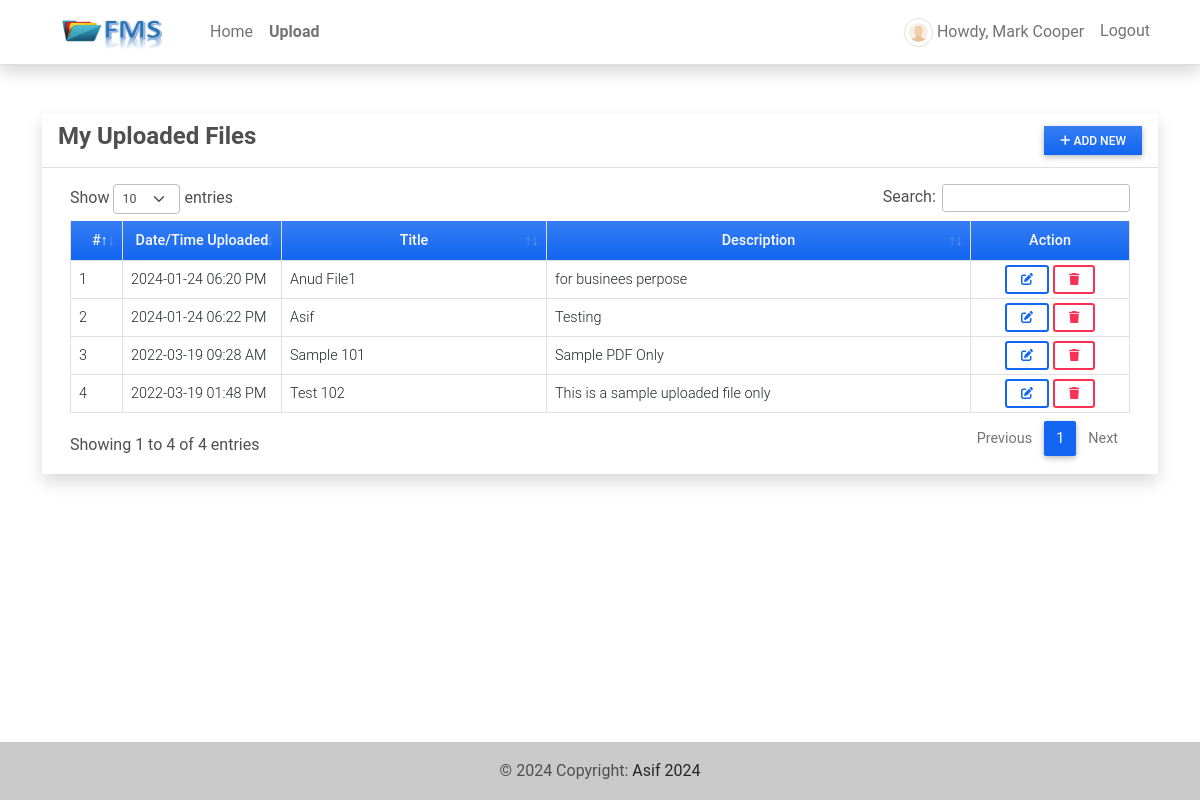
Screenshot of /my_posts (signed in) with the database file from the repository.
### fmsApp/models.py (models this page shows, shortened)
class Post(models.Model):
    user = models.ForeignKey(User, on_delete=models.CASCADE)
    title = models.CharField(max_length=250)
    description = models.TextField(blank=True, null=True)
    file_path = models.FileField(upload_to='uploads/',blank=True, null=True)
    date_created = models.DateTimeField(default=timezone.now)
    date_updated = models.DateTimeField(auto_now=True)

### fmsApp/views.py (the view)
# urls.py: path('my_posts', views.posts_mgt, name='posts-page'),
@login_required
def posts_mgt(request):
    context['page_title'] = 'Uploads'
    posts = Post.objects.filter(user = request.user).order_by('title', '-date_created').all()
    context['posts'] = posts
    return render(request, 'posts_mgt.html', context)

### fmsApp/forms.py (shortened to what this page needs)
class UpdateProfile(UserChangeForm):
    username = forms.CharField(max_length=250,help_text="The Username field is required.")
    email = forms.EmailField(max_length=250,help_text="The Email field is required.")
    first_name = forms.CharField(max_length=250,help_text="The First Name field is required.")
    last_name = forms.CharField(max_length=250,help_text="The Last Name field is required.")
    current_password = forms.CharField(max_length=250)
    class Meta:
        model = User
        fields = ('email', 'username','first_name', 'last_name')

### fmsApp/templates/posts_mgt.html (shortened to what this page needs)
{% extends 'base.html' %} {% block pageContent %}
<div class="col-lg-12 col-md-12 col-sm-12 col-xs-12">
    <div class="card card-default rounded-0 shadow ">
        <div class="card-header">
            <div class="d-flex w-100 align-items-center justify-content-between">
                <h4 class="card-title fw-bold">My Uploaded Files</h4>
                <div class="tools">
                    <button type="button" class="btn btn-primary rounded-0 bg-gradient btn-sm" id='add_new'><i class="fa fa-plus"></i> Add New</button>
                </div>
            </div>
        </div>
        <div class="card-body">
            <div class="container-fluid">
                <table class="table table-bordered" id="post-list">
                    <colgroup>
                        <col width="5%">
                        <col width="15%">
                        <col width="25%">
                        <col width="40%">
                        <col width="15%">
                    </colgroup>
                    <thead>
                        <tr class="bg-gradient bg-primary bg-opacity-50 text-light">
                            <th class="px-2 py-2 text-center">#</th>
                            <th class="px-2 py-2 text-center">Date/Time Uploaded</th>
                            <th class="px-2 py-2 text-center">Title</th>
                            <th class="px-2 py-2 text-center">Description</th>
                            <th class="px-2 py-2 text-center">Action</th>
                        </tr>
                    </thead>
                    <tbody>
                        {% for post in posts %}
                        <tr>
                            <td class="px-2 py-1 align-middle">{{ forloop.counter }}</td>
                            <td class="px-2 py-1 align-middle">{{ post.date_created|date:"Y-m-d h:i A" }}</td>
                            <td class="px-2 py-1 align-middle">{{ post.title }}</td>
                            <td class="px-2 py-1 align-middle"><p class="m-0 text-truncate">{{ post.description }}</p></td>
                            <td class="px-2 py-1 align-middle text-center">
                                <a class="btn btn-outline-primary btn-sm edit-data" href="javascript:void(0)" data-id="{{ post.pk }}" title="Edit">
                                    <i class="fa fa-edit"></i>
                                </a>
                                <button class="btn btn-outline-danger btn-sm delete-data" type="button" data-id="{{ post.pk }}" title="Delete">
                                    <i class="fa fa-trash"></i>
                                </button>
                            </td>
                        </tr>
                        {% endfor %}
                    </tbody>
                </table>
            </div>
        </div>
    </div>
</div>
{% endblock pageContent %}

### fmsApp/templates/topNavigation.html (shortened to what this page needs)
{% load static %}
<header>
    <nav class="navbar navbar-expand-lg navbar-light bg-white fixed-top shadow border-bottom">
        <div class="container">
            <a class="navbar-brand" target="_blank" href="{% url 'home-page' %}">
                <img src="{{ MEDIA_URL }}/default/fms-logo.png" height="16" alt="{{ MEDIA_URL }}" loading="lazy" style="margin-top: -3px;" />
            </a>
            <div class="collapse navbar-collapse" id="navbarExample01">
                <ul class="navbar-nav me-auto mb-2 mb-lg-0" id="topNav">
                    {% if user.id %}
                    <li class="nav-item">
                        <a class="nav-link" aria-current="page" href="{% url 'home-page' %}">Home</a>
                    </li>
                    <li class="nav-item">
                        <a class="nav-link" aria-current="page" href="{% url 'posts-page' %}">Upload</a>
                    </li>
                    {% endif %}
                </ul>
                <ul class="navbar-nav d-flex flex-row">
                    {% if user.id %} {% if user.profile.user_type == 1 %} {% endif %}
                    <li class="nav-item me-3 me-lg-0">
                        <a class="nav-link" href="{% url 'profile' %}">
                            <span class="me-1"><img src="{{ MEDIA_URL }}/default/default-avatar.png" alt="User Avatar" id="user-avatar" class="img-thumbnail rounded-circle"></span>Howdy, {{ user.first_name }} {{user.last_name}}
                        </a>
                    </li>
                    <li class="nav-item me-3 me-lg-0">
                        <a class="nav-link" href="{% url 'logout' %}">Logout</a>
                    </li>
                    {% endif %}
                </ul>
            </div>
        </div>
    </nav>
</header>

### static/assets/default/css/style.css (style rules this page uses)
html, body { height: 100%; width: 100%; max-height: 100%; overflow: auto; display: flex; flex-direction: column; }
body>header { flex-shrink: auto; }
#user-avatar { width: 1.8rem; height: 1.8rem; object-fit: scale-down; object-position: center center; }
.navbar-brand>img { width: 7em; height: 2em; }
.nav-item.active a.nav-link { font-weight: bolder !important; }

### rows the page displays
Post: date_created "2024-01-24 06:20 PM", title "Anud File1", description "for businees perpose"
Post: date_created "2024-01-24 06:22 PM", title "Asif", description "Testing"
Post: date_created "2022-03-19 09:28 AM", title "Sample 101", description "Sample PDF Only"
Post: date_created "2022-03-19 01:48 PM", title "Test 102", description "This is a sample uploaded file only"

### other values shown
{{ user.first_name }} "Mark"
{{ user.last_name }} "Cooper"
